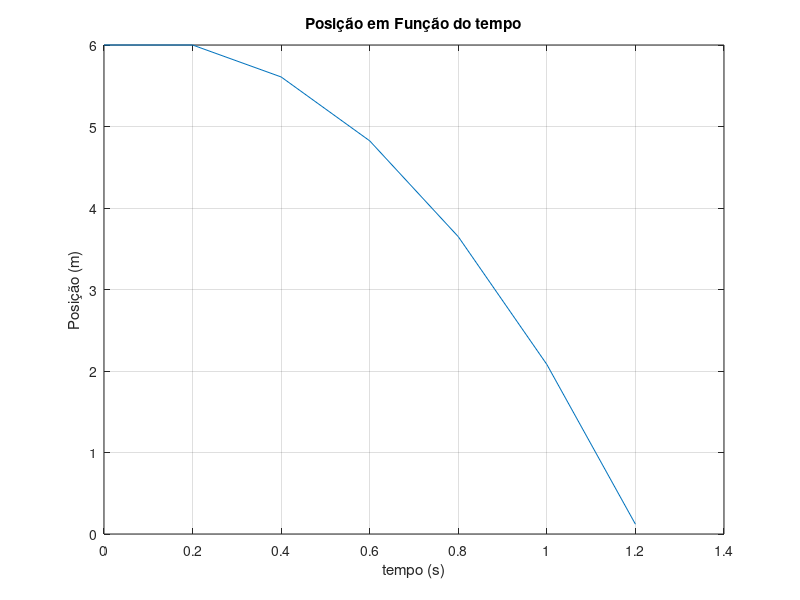

The MATLAB source for this figure:
%%  Ex1.g

clear,clc,close all

%%  CONSTANTES

m=0.150;        %150g => unidades SI: 0.150 kg
g=9.8;      %aceleraçao gravitica
v0=0;       %velocidade inicial
alt=3*2;        %altura de um andar*nºde andares que é largada a pedra
t0=0;       %tempo inicial
tf=2;       %tempo final
h=0.2;      %passo temporal

t=t0:h:tf;  %vetor tempo

%%  MÉTODO DE EULER

v=[];
z=[];
v(1)=v0;
z(1)=alt;

for i=1:length(t)-1
    v(i+1)=v(i)+(-g)*h;     %metodo de euler velocidade
    z(i+1)=z(i)+v(i)*h;

    if z(i+1)<0         %posição não pode ir para valores negativos
        break;
    end
end

%%  GRÁFICO

figure(1)
plot(t(1:length(z)-1),z(1:length(z)-1)) %para não mostrar valores negativos
grid on
title('Posição em Função do tempo')
xlabel('tempo (s)')
ylabel('Posição (m)')

%%  CALCULO DO INSTANTE EM QUE A PEDRA CAI NO CHÃO E SUA VELOCIDADE

tsolo=interp1(z(i:i+1),t(i:i+1),0,'linear') %estimativa numerica do instante 
                                            %em que a pedra cai no chão
                                            %PARAMETROS INTERP1:(queremos o
                                            %tempo)
                                            %1-> ALTURA
                                            %2-> TEMPO
                                            %3-> POSIÇÃO DO ACONTECIMENTO=0
                                            %4-> LINEAR                              
 
vsolo=v0-g*tsolo    %velocidade que atinge o solo
